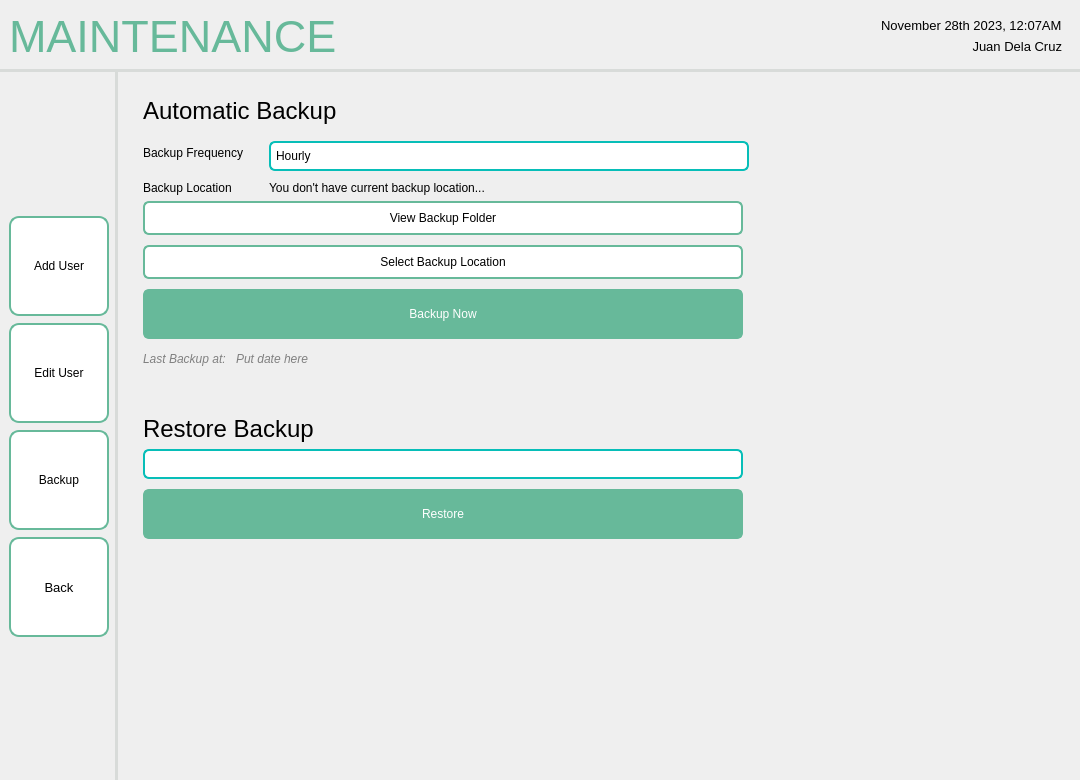
<?xml version="1.0" encoding="UTF-8"?>
<ui version="4.0">
 <class>MainWindow</class>
 <widget class="QMainWindow" name="MainWindow">
  <property name="geometry">
   <rect>
    <x>0</x>
    <y>0</y>
    <width>1080</width>
    <height>780</height>
   </rect>
  </property>
  <property name="windowTitle">
   <string>MainWindow</string>
  </property>
  <widget class="QWidget" name="centralwidget">
   <layout class="QHBoxLayout" name="horizontalLayout">
    <property name="spacing">
     <number>0</number>
    </property>
    <property name="leftMargin">
     <number>0</number>
    </property>
    <property name="topMargin">
     <number>0</number>
    </property>
    <property name="rightMargin">
     <number>0</number>
    </property>
    <property name="bottomMargin">
     <number>0</number>
    </property>
    <item>
     <widget class="QFrame" name="frame">
      <property name="sizePolicy">
       <sizepolicy hsizetype="Preferred" vsizetype="Preferred">
        <horstretch>0</horstretch>
        <verstretch>0</verstretch>
       </sizepolicy>
      </property>
      <property name="frameShape">
       <enum>QFrame::NoFrame</enum>
      </property>
      <property name="frameShadow">
       <enum>QFrame::Plain</enum>
      </property>
      <layout class="QGridLayout" name="gridLayout">
       <property name="leftMargin">
        <number>0</number>
       </property>
       <property name="topMargin">
        <number>0</number>
       </property>
       <property name="rightMargin">
        <number>0</number>
       </property>
       <property name="bottomMargin">
        <number>0</number>
       </property>
       <property name="spacing">
        <number>0</number>
       </property>
       <item row="1" column="0">
        <widget class="QWidget" name="navbar" native="true">
         <property name="sizePolicy">
          <sizepolicy hsizetype="Fixed" vsizetype="Preferred">
           <horstretch>0</horstretch>
           <verstretch>0</verstretch>
          </sizepolicy>
         </property>
         <property name="styleSheet">
          <string notr="true">QWidget {
    border-right: 3px solid #D8DBD9;
}
</string>
         </property>
         <layout class="QVBoxLayout" name="verticalLayout_2">
          <property name="spacing">
           <number>7</number>
          </property>
          <item>
           <spacer name="verticalSpacer">
            <property name="orientation">
             <enum>Qt::Vertical</enum>
            </property>
            <property name="sizeHint" stdset="0">
             <size>
              <width>20</width>
              <height>40</height>
             </size>
            </property>
           </spacer>
          </item>
          <item>
           <widget class="QPushButton" name="adduserBTN">
            <property name="minimumSize">
             <size>
              <width>100</width>
              <height>100</height>
             </size>
            </property>
            <property name="maximumSize">
             <size>
              <width>100</width>
              <height>100</height>
             </size>
            </property>
            <property name="styleSheet">
             <string notr="true">QPushButton {
    background-color: white;
    border: 2px solid #67B99A;
    color: black;
    padding: 8px 16px;
    border-radius: 10px;
}

QPushButton:hover {
    border: 2px solid #4D926D;
}

QPushButton:pressed {
	background-color: #F0F0F0;
	border: 2px solid #265C42;
}</string>
            </property>
            <property name="text">
             <string>Add User</string>
            </property>
           </widget>
          </item>
          <item>
           <widget class="QPushButton" name="editBTN">
            <property name="minimumSize">
             <size>
              <width>100</width>
              <height>100</height>
             </size>
            </property>
            <property name="maximumSize">
             <size>
              <width>100</width>
              <height>100</height>
             </size>
            </property>
            <property name="styleSheet">
             <string notr="true">QPushButton {
    background-color: white;
    border: 2px solid #67B99A;
    color: black;
    padding: 8px 16px;
    border-radius: 10px;
}

QPushButton:hover {
    border: 2px solid #4D926D;
}

QPushButton:pressed {
	background-color: #F0F0F0;
	border: 2px solid #265C42;
}</string>
            </property>
            <property name="text">
             <string>Edit User</string>
            </property>
           </widget>
          </item>
          <item>
           <widget class="QPushButton" name="backupBTN">
            <property name="minimumSize">
             <size>
              <width>100</width>
              <height>100</height>
             </size>
            </property>
            <property name="maximumSize">
             <size>
              <width>100</width>
              <height>100</height>
             </size>
            </property>
            <property name="styleSheet">
             <string notr="true">QPushButton {
    background-color: white;
    border: 2px solid #67B99A;
    color: black;
    padding: 8px 16px;
    border-radius: 10px;
}

QPushButton:hover {
    border: 2px solid #4D926D;
}

QPushButton:pressed {
	background-color: #F0F0F0;
	border: 2px solid #265C42;
}</string>
            </property>
            <property name="text">
             <string>Backup</string>
            </property>
           </widget>
          </item>
          <item>
           <widget class="QPushButton" name="backBTN">
            <property name="sizePolicy">
             <sizepolicy hsizetype="Fixed" vsizetype="Fixed">
              <horstretch>0</horstretch>
              <verstretch>0</verstretch>
             </sizepolicy>
            </property>
            <property name="minimumSize">
             <size>
              <width>100</width>
              <height>100</height>
             </size>
            </property>
            <property name="maximumSize">
             <size>
              <width>100</width>
              <height>100</height>
             </size>
            </property>
            <property name="font">
             <font>
              <pointsize>10</pointsize>
             </font>
            </property>
            <property name="styleSheet">
             <string notr="true">QPushButton {
    background-color: white;
    border: 2px solid #67B99A;
    color: black;
    padding: 8px 16px;
    border-radius: 10px;
}

QPushButton:hover {
    border: 2px solid #4D926D;
}

QPushButton:pressed {
	background-color: #F0F0F0;
	border: 2px solid #265C42;
}</string>
            </property>
            <property name="text">
             <string>Back</string>
            </property>
            <property name="icon">
             <iconset>
              <normaloff>:/newPrefix/entypo_back.png</normaloff>:/newPrefix/entypo_back.png</iconset>
            </property>
            <property name="autoRepeat">
             <bool>false</bool>
            </property>
           </widget>
          </item>
          <item>
           <spacer name="verticalSpacer_3">
            <property name="orientation">
             <enum>Qt::Vertical</enum>
            </property>
            <property name="sizeHint" stdset="0">
             <size>
              <width>20</width>
              <height>40</height>
             </size>
            </property>
           </spacer>
          </item>
         </layout>
        </widget>
       </item>
       <item row="1" column="1">
        <widget class="QWidget" name="Content" native="true">
         <layout class="QHBoxLayout" name="horizontalLayout_4">
          <property name="leftMargin">
           <number>25</number>
          </property>
          <property name="topMargin">
           <number>25</number>
          </property>
          <item>
           <widget class="QWidget" name="widget_3" native="true">
            <layout class="QVBoxLayout" name="verticalLayout_5">
             <property name="leftMargin">
              <number>0</number>
             </property>
             <property name="topMargin">
              <number>0</number>
             </property>
             <property name="rightMargin">
              <number>0</number>
             </property>
             <property name="bottomMargin">
              <number>0</number>
             </property>
             <item>
              <widget class="QLabel" name="automaticbackupLBL">
               <property name="font">
                <font>
                 <pointsize>18</pointsize>
                </font>
               </property>
               <property name="text">
                <string>Automatic Backup</string>
               </property>
              </widget>
             </item>
             <item>
              <spacer name="verticalSpacer_5">
               <property name="orientation">
                <enum>Qt::Vertical</enum>
               </property>
               <property name="sizeType">
                <enum>QSizePolicy::Fixed</enum>
               </property>
               <property name="sizeHint" stdset="0">
                <size>
                 <width>20</width>
                 <height>10</height>
                </size>
               </property>
              </spacer>
             </item>
             <item>
              <widget class="QWidget" name="widget" native="true">
               <layout class="QFormLayout" name="formLayout">
                <property name="horizontalSpacing">
                 <number>25</number>
                </property>
                <property name="verticalSpacing">
                 <number>10</number>
                </property>
                <property name="leftMargin">
                 <number>0</number>
                </property>
                <property name="topMargin">
                 <number>0</number>
                </property>
                <property name="rightMargin">
                 <number>0</number>
                </property>
                <property name="bottomMargin">
                 <number>0</number>
                </property>
                <item row="0" column="0">
                 <widget class="QLabel" name="frequencyLBL">
                  <property name="text">
                   <string>Backup Frequency</string>
                  </property>
                 </widget>
                </item>
                <item row="0" column="1">
                 <widget class="QComboBox" name="frequencyBOX">
                  <property name="minimumSize">
                   <size>
                    <width>480</width>
                    <height>0</height>
                   </size>
                  </property>
                  <property name="maximumSize">
                   <size>
                    <width>480</width>
                    <height>16777215</height>
                   </size>
                  </property>
                  <property name="styleSheet">
                   <string notr="true">QComboBox {
    padding: 5px;
    border: 2px solid #07BEB8;
    border-radius: 6px;
    background-color: #FFFFFF;
    selection-background-color: darkgray;
}

QComboBox::drop-down {
    subcontrol-origin: padding;
    subcontrol-position: right center;
    width: 20px;
    border-left: none;
    border-top-right-radius: 3px;
    border-bottom-right-radius: 3px;
}

QComboBox::down-arrow {
    image: url(:/logos/Icons/gridicons_dropdown.png);
    width: 20px;
    height: 20px;
}</string>
                  </property>
                  <item>
                   <property name="text">
                    <string>Hourly</string>
                   </property>
                  </item>
                  <item>
                   <property name="text">
                    <string>Daily</string>
                   </property>
                  </item>
                  <item>
                   <property name="text">
                    <string>Weekly</string>
                   </property>
                  </item>
                 </widget>
                </item>
                <item row="1" column="0">
                 <widget class="QLabel" name="filelocLBL">
                  <property name="text">
                   <string>Backup Location</string>
                  </property>
                 </widget>
                </item>
                <item row="1" column="1">
                 <widget class="QLabel" name="filelocDISPLAY">
                  <property name="text">
                   <string>You don't have current backup location...</string>
                  </property>
                 </widget>
                </item>
               </layout>
              </widget>
             </item>
             <item>
              <widget class="QWidget" name="widget_2" native="true">
               <layout class="QVBoxLayout" name="verticalLayout_4">
                <property name="spacing">
                 <number>10</number>
                </property>
                <property name="leftMargin">
                 <number>0</number>
                </property>
                <property name="topMargin">
                 <number>0</number>
                </property>
                <property name="rightMargin">
                 <number>0</number>
                </property>
                <property name="bottomMargin">
                 <number>0</number>
                </property>
                <item>
                 <widget class="QPushButton" name="viewBTN">
                  <property name="minimumSize">
                   <size>
                    <width>600</width>
                    <height>0</height>
                   </size>
                  </property>
                  <property name="maximumSize">
                   <size>
                    <width>600</width>
                    <height>16777215</height>
                   </size>
                  </property>
                  <property name="styleSheet">
                   <string notr="true">QPushButton {
    background-color: white;
    border: 2px solid #67B99A;
    color: black;
    padding: 8px 16px;
    border-radius: 6px;
}

QPushButton:hover {
    border: 2px solid #4D926D;
}

QPushButton:pressed {
	background-color: #F0F0F0;
	border: 2px solid #265C42;
}</string>
                  </property>
                  <property name="text">
                   <string>View Backup Folder</string>
                  </property>
                 </widget>
                </item>
                <item>
                 <widget class="QPushButton" name="selectfolderBTN">
                  <property name="minimumSize">
                   <size>
                    <width>600</width>
                    <height>0</height>
                   </size>
                  </property>
                  <property name="maximumSize">
                   <size>
                    <width>600</width>
                    <height>16777215</height>
                   </size>
                  </property>
                  <property name="styleSheet">
                   <string notr="true">QPushButton {
    background-color: white;
    border: 2px solid #67B99A;
    color: black;
    padding: 8px 16px;
    border-radius: 6px;
}

QPushButton:hover {
    border: 2px solid #4D926D;
}

QPushButton:pressed {
	background-color: #F0F0F0;
	border: 2px solid #265C42;
}</string>
                  </property>
                  <property name="text">
                   <string>Select Backup Location</string>
                  </property>
                 </widget>
                </item>
                <item>
                 <widget class="QPushButton" name="backupnowBTN">
                  <property name="minimumSize">
                   <size>
                    <width>600</width>
                    <height>50</height>
                   </size>
                  </property>
                  <property name="maximumSize">
                   <size>
                    <width>600</width>
                    <height>50</height>
                   </size>
                  </property>
                  <property name="font">
                   <font>
                    <bold>false</bold>
                   </font>
                  </property>
                  <property name="styleSheet">
                   <string notr="true">QPushButton {
    background-color: #67B99A;
    color: white;
    border: 2px solid #67B99A;
    padding: 8px 16px;
    border-radius: 6px;
}
QPushButton:hover {
    background-color: #5CAE8B;
    border: 2px solid #5CAE8B;
}
QPushButton:pressed {
    background-color: #4D9C7F;
	border: 2px solid #4D9C7F;
}</string>
                  </property>
                  <property name="text">
                   <string>Backup Now</string>
                  </property>
                 </widget>
                </item>
                <item>
                 <widget class="QWidget" name="widget_4" native="true">
                  <layout class="QHBoxLayout" name="horizontalLayout_3">
                   <property name="spacing">
                    <number>10</number>
                   </property>
                   <property name="leftMargin">
                    <number>0</number>
                   </property>
                   <property name="topMargin">
                    <number>0</number>
                   </property>
                   <property name="rightMargin">
                    <number>0</number>
                   </property>
                   <property name="bottomMargin">
                    <number>0</number>
                   </property>
                   <item>
                    <widget class="QLabel" name="lastbackupLBL">
                     <property name="font">
                      <font>
                       <italic>true</italic>
                      </font>
                     </property>
                     <property name="styleSheet">
                      <string notr="true">QLabel {
color: gray;
}</string>
                     </property>
                     <property name="text">
                      <string>Last Backup at:</string>
                     </property>
                    </widget>
                   </item>
                   <item>
                    <widget class="QLabel" name="lastbackupDISPLAY">
                     <property name="font">
                      <font>
                       <italic>true</italic>
                      </font>
                     </property>
                     <property name="styleSheet">
                      <string notr="true">QLabel {
color: gray;
}</string>
                     </property>
                     <property name="text">
                      <string>Put date here</string>
                     </property>
                    </widget>
                   </item>
                   <item>
                    <spacer name="horizontalSpacer_2">
                     <property name="orientation">
                      <enum>Qt::Horizontal</enum>
                     </property>
                     <property name="sizeHint" stdset="0">
                      <size>
                       <width>40</width>
                       <height>20</height>
                      </size>
                     </property>
                    </spacer>
                   </item>
                  </layout>
                 </widget>
                </item>
               </layout>
              </widget>
             </item>
             <item>
              <spacer name="verticalSpacer_4">
               <property name="orientation">
                <enum>Qt::Vertical</enum>
               </property>
               <property name="sizeType">
                <enum>QSizePolicy::Fixed</enum>
               </property>
               <property name="sizeHint" stdset="0">
                <size>
                 <width>20</width>
                 <height>40</height>
                </size>
               </property>
              </spacer>
             </item>
             <item>
              <widget class="QLabel" name="restorebackupLBL">
               <property name="font">
                <font>
                 <pointsize>18</pointsize>
                </font>
               </property>
               <property name="text">
                <string>Restore Backup</string>
               </property>
              </widget>
             </item>
             <item>
              <widget class="QWidget" name="widget_5" native="true">
               <layout class="QVBoxLayout" name="verticalLayout_6">
                <property name="spacing">
                 <number>10</number>
                </property>
                <property name="leftMargin">
                 <number>0</number>
                </property>
                <property name="topMargin">
                 <number>0</number>
                </property>
                <property name="rightMargin">
                 <number>0</number>
                </property>
                <property name="bottomMargin">
                 <number>0</number>
                </property>
                <item>
                 <widget class="QComboBox" name="backupDatesBOX">
                  <property name="minimumSize">
                   <size>
                    <width>600</width>
                    <height>0</height>
                   </size>
                  </property>
                  <property name="maximumSize">
                   <size>
                    <width>600</width>
                    <height>16777215</height>
                   </size>
                  </property>
                  <property name="styleSheet">
                   <string notr="true">QComboBox {
    padding: 5px;
    border: 2px solid #07BEB8;
    border-radius: 6px;
    background-color: #FFFFFF;
    selection-background-color: darkgray;
}

QComboBox::drop-down {
    subcontrol-origin: padding;
    subcontrol-position: right center;
    width: 20px;
    border-left: none;
    border-top-right-radius: 3px;
    border-bottom-right-radius: 3px;
}

QComboBox::down-arrow {
    image: url(:/logos/Icons/gridicons_dropdown.png);
    width: 20px;
    height: 20px;
}</string>
                  </property>
                 </widget>
                </item>
                <item>
                 <widget class="QPushButton" name="restoreBTN">
                  <property name="minimumSize">
                   <size>
                    <width>600</width>
                    <height>50</height>
                   </size>
                  </property>
                  <property name="maximumSize">
                   <size>
                    <width>600</width>
                    <height>50</height>
                   </size>
                  </property>
                  <property name="font">
                   <font>
                    <bold>false</bold>
                   </font>
                  </property>
                  <property name="styleSheet">
                   <string notr="true">QPushButton {
    background-color: #67B99A;
    color: white;
    border: 2px solid #67B99A;
    padding: 8px 16px;
    border-radius: 6px;
}
QPushButton:hover {
    background-color: #5CAE8B;
    border: 2px solid #5CAE8B;
}
QPushButton:pressed {
    background-color: #4D9C7F;
	border: 2px solid #4D9C7F;
}</string>
                  </property>
                  <property name="text">
                   <string>Restore</string>
                  </property>
                 </widget>
                </item>
               </layout>
              </widget>
             </item>
             <item>
              <spacer name="verticalSpacer_2">
               <property name="orientation">
                <enum>Qt::Vertical</enum>
               </property>
               <property name="sizeHint" stdset="0">
                <size>
                 <width>20</width>
                 <height>40</height>
                </size>
               </property>
              </spacer>
             </item>
            </layout>
           </widget>
          </item>
          <item>
           <spacer name="horizontalSpacer_3">
            <property name="orientation">
             <enum>Qt::Horizontal</enum>
            </property>
            <property name="sizeHint" stdset="0">
             <size>
              <width>40</width>
              <height>20</height>
             </size>
            </property>
           </spacer>
          </item>
         </layout>
        </widget>
       </item>
       <item row="0" column="0" colspan="2">
        <widget class="QWidget" name="header" native="true">
         <property name="styleSheet">
          <string notr="true">QWidget {
    border-bottom: 3px solid #D8DBD9; 
}
</string>
         </property>
         <layout class="QHBoxLayout" name="horizontalLayout_2">
          <item>
           <widget class="QLabel" name="label">
            <property name="font">
             <font>
              <pointsize>-1</pointsize>
             </font>
            </property>
            <property name="layoutDirection">
             <enum>Qt::LeftToRight</enum>
            </property>
            <property name="styleSheet">
             <string notr="true">QLabel {
    color: #67B99A;
    font-size: 45px;
}</string>
            </property>
            <property name="text">
             <string>MAINTENANCE</string>
            </property>
            <property name="scaledContents">
             <bool>false</bool>
            </property>
           </widget>
          </item>
          <item>
           <spacer name="horizontalSpacer">
            <property name="orientation">
             <enum>Qt::Horizontal</enum>
            </property>
            <property name="sizeHint" stdset="0">
             <size>
              <width>40</width>
              <height>20</height>
             </size>
            </property>
           </spacer>
          </item>
          <item>
           <widget class="QFrame" name="frame_2">
            <layout class="QVBoxLayout" name="verticalLayout">
             <item>
              <widget class="QLabel" name="dateDISPLAY">
               <property name="font">
                <font>
                 <pointsize>10</pointsize>
                </font>
               </property>
               <property name="styleSheet">
                <string notr="true">QLabel {
    color: black;
}</string>
               </property>
               <property name="text">
                <string>November 28th 2023, 12:07AM</string>
               </property>
              </widget>
             </item>
             <item>
              <widget class="QLabel" name="usernameDISPLAY">
               <property name="font">
                <font>
                 <pointsize>10</pointsize>
                </font>
               </property>
               <property name="styleSheet">
                <string notr="true">QLabel {
    color: black;
}</string>
               </property>
               <property name="text">
                <string>Juan Dela Cruz</string>
               </property>
               <property name="alignment">
                <set>Qt::AlignRight|Qt::AlignTrailing|Qt::AlignVCenter</set>
               </property>
              </widget>
             </item>
            </layout>
           </widget>
          </item>
         </layout>
        </widget>
       </item>
      </layout>
     </widget>
    </item>
   </layout>
  </widget>
 </widget>
 <resources/>
 <connections/>
</ui>
